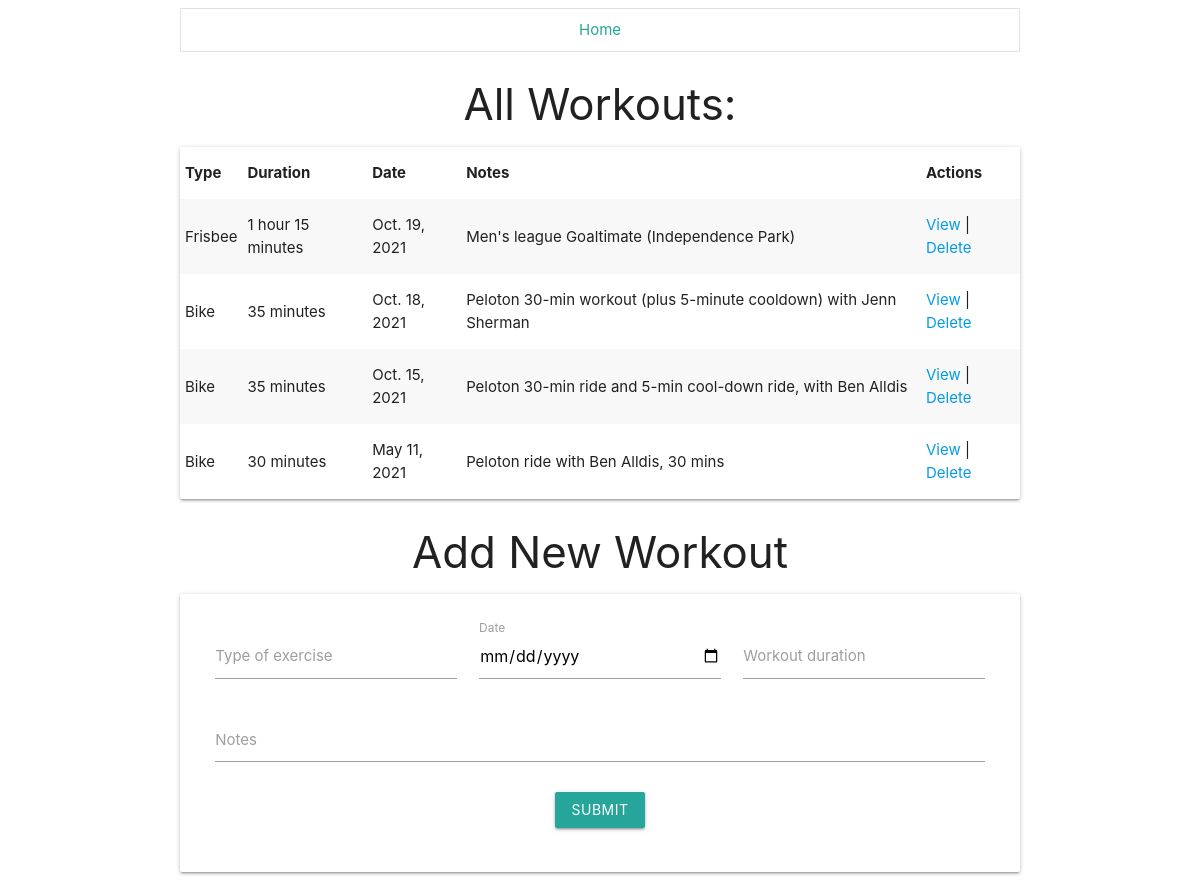
The app's page /workouts, older data.
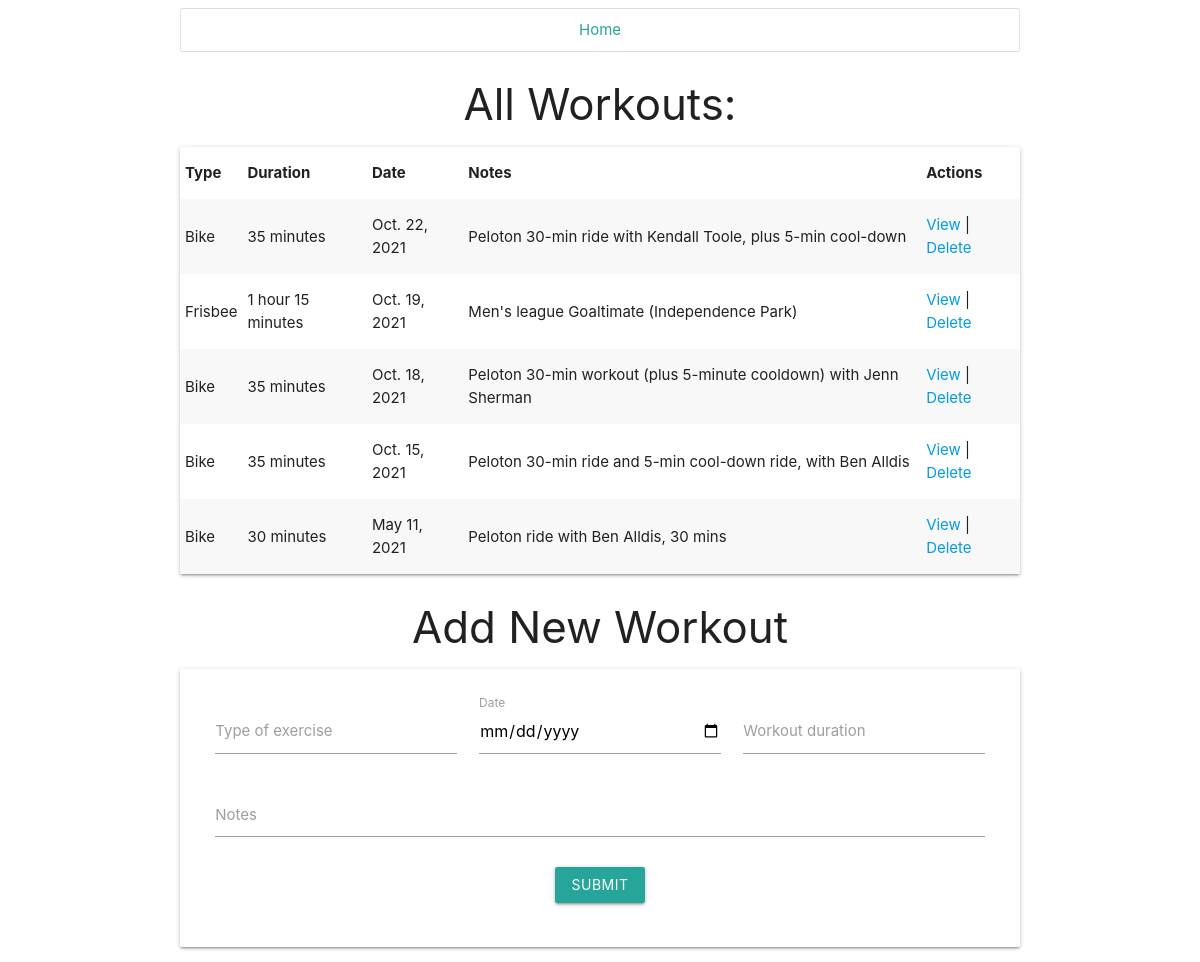
The same page, newer data.
### log_app/models.py (models this page shows)
class Workout(models.Model):
    type_of_exercise = models.CharField(max_length=255)
    duration = models.IntegerField()
    date = models.DateField(blank=True, null=True)
    notes = models.TextField(blank=True)
    created_at = models.DateTimeField(auto_now_add=True)
    updated_at = models.DateTimeField(auto_now=True)
    objects = WorkoutManager()

### log_app/views.py (the view)
# urls.py: path("workouts", views.all_workouts),
def all_workouts(request):
    all_workouts = list(Workout.objects.all())
    for w in all_workouts:
        w.duration = number_to_hours_minutes(w.duration)
    all_workouts.sort(key = lambda w: w.date, reverse=True)
    context = {
        "workouts": all_workouts
    }
    return render(request, "index.html", context)

### log_app/views.py (called while the page is built)
def number_to_hours_minutes(duration):
    output = f"{f'{duration // 60} hour' if duration >= 60 else ''}"
    output += "s " if duration >= 120 else " "
    output += f"{duration % 60} minutes"
    return output.strip()

### log_app/templates/index.html (shortened to what this page needs)
{% extends "base.html" %}
{% block main_content %}
    <h3 class="center">All Workouts:</h3>
    <div class="card">
        <table class="striped" id="workouts_table">
            <thead>
                <tr>
                    <th>Type</th>
                    <th>Duration</th>
                    <th>Date</th>
                    <th>Notes</th>
                    <th>Actions</th>
                </tr>
            </thead>
            <tbody>
                {% for w in workouts %}
                <tr>
                    <td>{{w.type_of_exercise}}</td>
                    <td>{{w.duration}}</td>
                    <td>{{w.date}}</td>
                    <td>{{w.notes}}</td>
                    <td><a href="/workouts/{{w.id}}">View</a> | <a href="/workouts/{{w.id}}/delete">Delete</a></td>
                </tr>
                {% endfor %}
            </tbody>
        </table>
    </div>
    <h3 class="center">Add New Workout</h3>
    <div class="card">
        <form class="card-content" action="/workouts/create" method="POST" id="new_workout">
            <div class="row">
                <div class="col s12 m6 l4">
                    <div class="input-field">
                        <input type="text" name="type" id="type" value="{{submission.type}}" />
                        <label for="type">Type of exercise</label>
                    </div>
                </div>
                <div class="col s12 m6 l4">
                    <div class="input-field">
                        <input type="date" name="date" id="date" value="{{submission.date}}" />
                        <label for="date">Date</label>
                    </div>
                </div>
                <div class="col s12 m4 l4">
                    <div class="input-field">
                        <input type="number" name="duration" id="duration" value="{{submission.duration}}" />
                        <label for="duration">Workout duration</label>
                    </div>
                </div>
                <div class="col s12 m8 l12">
                    <div class="input-field">
                        <textarea class="materialize-textarea" name="notes" id="notes">{{submission.notes}}</textarea>
                        <label for="notes">Notes</label>
                    </div>
                </div>
                <div class="center-align col s12">
                    <button type="submit" class="btn">Submit</button>
                </div>
            </div>
        </form>
    </div>
{% endblock %}

Row changes from the older to the newer data that the page shows:
added Workout: type_of_exercise "Bike", duration "35 minutes", date "Oct. 22, 2021", notes "Peloton 30-min ride with Kendall Toole, plus 5-min cool-down"
